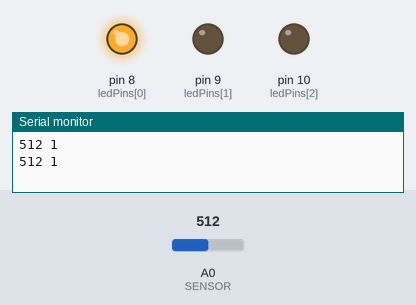
This sketch was run on a simulated Arduino Uno, built with avr-gcc and run on an emulated ATmega328P. Parts: output pins drawn as LEDs (lit = HIGH), the last lines printed to the serial monitor. The inputs (shaded band) are chosen by the test bench; at power-on: A0 (SENSOR) = 512.

Above: at 1.8 s.
1.9 s: A0 (SENSOR) set to 666
3.4 s: A0 (SENSOR) set to 691
At 4.4 s:
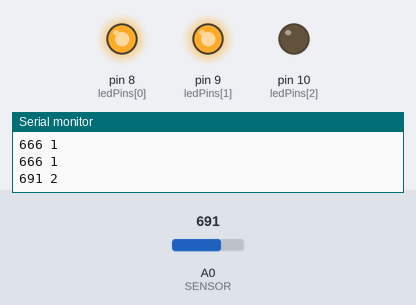
5.5 s: A0 (SENSOR) set to 1005
7.2 s: A0 (SENSOR) set to 1023
At 8.7 s:
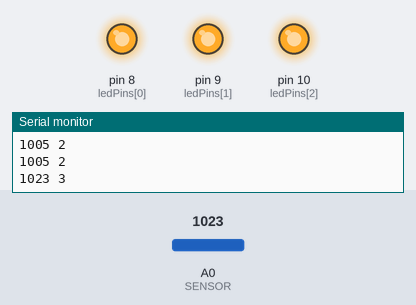
9.5 s: A0 (SENSOR) set to 306
At 11.2 s:
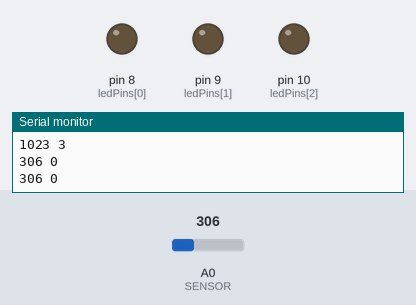
11.5 s: A0 (SENSOR) set to 329
13.2 s: A0 (SENSOR) set to 354
At 14.5 s:
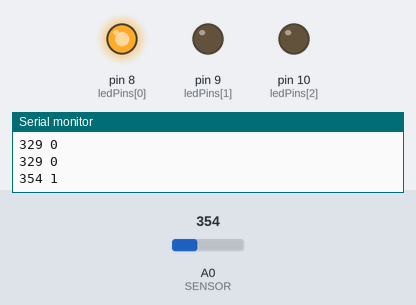
Timing chart, 0 to 16.2 s (numbered marks = the images above; inputs shaded):
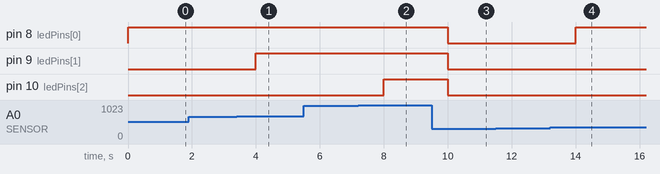

The sketch:

ADC_Czujnik_1.ino
```cpp
// (licence header left out)
#define BAUDRATE 9600
#define SENSOR A0

int ledPins[] = { 8, 9, 10 };
int ledCount = 3;

void setup(){
    Serial.begin(BAUDRATE);
    // loop over the pin array and set them all to output:
    for (int thisLed = 0; thisLed < ledCount; thisLed++) {
        pinMode(ledPins[thisLed], OUTPUT);
        digitalWrite(ledPins[thisLed], LOW);
    }
    pinMode(SENSOR, INPUT);
}

void loop(){
    // read the potentiometer:
    int sensorReading = analogRead(SENSOR);
    Serial.print(sensorReading);
    Serial.print(" ");
    // map the result to a range from 0 to the number of LEDs:
    int ledLevel = map(sensorReading, 0, 1023, 0, ledCount);
    Serial.println(ledLevel);

    // loop over the LED array:
    for (int thisLed = 0; thisLed < ledCount; thisLed++) {
        // if the array element's index is less than ledLevel,
        // turn the pin for this element on:
        if (thisLed < ledLevel) {
            digitalWrite(ledPins[thisLed], HIGH);
        }
        // turn off all pins higher than the ledLevel:
        else {
            digitalWrite(ledPins[thisLed], LOW);
        }
    }

    delay(1000);
}
```

Measured:
- the behaviour switches between 681 and 682 on A0 (SENSOR) (found by bisection; images 0 and 1)
- the behaviour switches between 1022 and 1023 on A0 (SENSOR) (found by bisection; images 1 and 2)
- the behaviour switches between 340 and 341 on A0 (SENSOR) (found by bisection; images 3 and 4)
- after the input at 3.4 s, pin 9 (ledPins[1]): LOW → HIGH after 0.60 s
- after the input at 7.2 s, pin 10 (ledPins[2]): LOW → HIGH after 0.80 s
- after the input at 9.5 s, pin 8 (ledPins[0]), pin 9 (ledPins[1]), pin 10 (ledPins[2]): HIGH → LOW after 0.51 s
- after the input at 13.2 s, pin 8 (ledPins[0]): LOW → HIGH after 0.81 s
